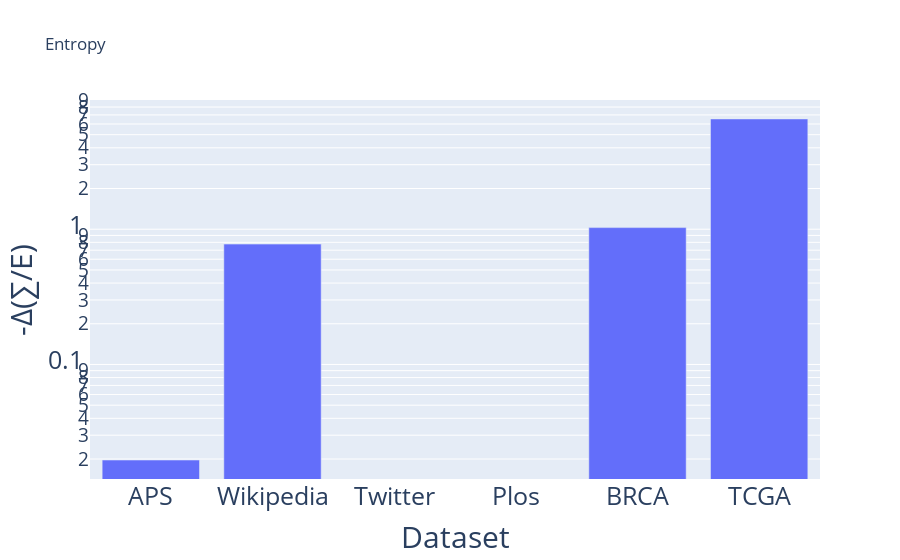

Here is the notebook cell this chart was saved with:
### Code cell
fig = go.Figure()

        
fig.add_traces([
    go.Bar(y=-delta_Sigma, name="hsbm"),
])

titlefont = {
    "size": 30 
}

tickfont = {
    "size":25
}

layout = {
    "title":"Entropy",
    "xaxis":{
        "title": "Dataset",
        "tickmode": "array",
        "tickvals": list(range(len(experiments))),
        "ticktext": experiments,
        "titlefont": titlefont,
        "tickfont": tickfont
    },
    "yaxis":{
        "title": "-Δ(∑/E)",
        #"range":[-3e4,1000],
        "type":"log",
        "titlefont": titlefont,
        "tickfont": tickfont,
    },
    "legend":{
        "font_size":35
    }
}

fig.update_layout(layout)

fig.show()
fig.write_image("entropy_comparison.pdf", engine="kaleido")

### Figure 1 — Plotly figure (JSON) as saved in the notebook; plotly's stock layout.template omitted (floating-point values rounded to 4 significant figures)
{"data": [{"name": "hsbm", "type": "bar", "y": [0.01965, 0.7761, -0.0543, -0.05258, 1.028, 6.536]}], "layout": {"autosize": true, "legend": {"font": {"size": 35}}, "title": {"text": "Entropy"}, "xaxis": {"autorange": true, "range": [-0.5, 5.5], "tickfont": {"size": 25}, "tickmode": "array", "ticktext": ["APS", "Wikipedia", "Twitter", "Plos", "BRCA", "TCGA"], "tickvals": [0, 1, 2, 3, 4, 5], "title": {"font": {"size": 30}, "text": "Dataset"}}, "yaxis": {"autorange": true, "range": [-1.847, 0.9554], "tickfont": {"size": 25}, "title": {"font": {"size": 30}, "text": "-Δ(∑/E)"}, "type": "log"}}}
